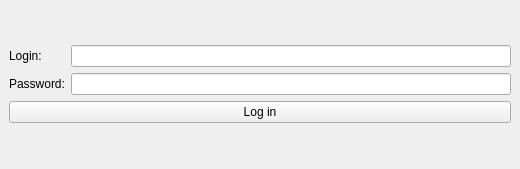
<?xml version="1.0" encoding="UTF-8"?>
<ui version="4.0">
 <class>LoginWindow</class>
 <widget class="QMainWindow" name="LoginWindow">
  <property name="geometry">
   <rect>
    <x>0</x>
    <y>0</y>
    <width>520</width>
    <height>169</height>
   </rect>
  </property>
  <property name="minimumSize">
   <size>
    <width>520</width>
    <height>169</height>
   </size>
  </property>
  <property name="maximumSize">
   <size>
    <width>520</width>
    <height>169</height>
   </size>
  </property>
  <property name="windowTitle">
   <string>LoginWindow</string>
  </property>
  <widget class="QWidget" name="centralwidget">
   <layout class="QFormLayout" name="formLayout">
    <item row="1" column="0">
     <widget class="QLabel" name="label">
      <property name="text">
       <string>Login:</string>
      </property>
     </widget>
    </item>
    <item row="1" column="1">
     <widget class="QLineEdit" name="login"/>
    </item>
    <item row="2" column="0">
     <widget class="QLabel" name="label_2">
      <property name="text">
       <string>Password:</string>
      </property>
     </widget>
    </item>
    <item row="2" column="1">
     <widget class="QLineEdit" name="password">
      <property name="echoMode">
       <enum>QLineEdit::Password</enum>
      </property>
     </widget>
    </item>
    <item row="3" column="0" colspan="2">
     <widget class="QPushButton" name="btnLogIn">
      <property name="text">
       <string>Log in</string>
      </property>
     </widget>
    </item>
    <item row="0" column="0">
     <spacer name="verticalSpacer">
      <property name="orientation">
       <enum>Qt::Vertical</enum>
      </property>
      <property name="sizeHint" stdset="0">
       <size>
        <width>20</width>
        <height>40</height>
       </size>
      </property>
     </spacer>
    </item>
    <item row="4" column="0">
     <spacer name="verticalSpacer_2">
      <property name="orientation">
       <enum>Qt::Vertical</enum>
      </property>
      <property name="sizeHint" stdset="0">
       <size>
        <width>20</width>
        <height>40</height>
       </size>
      </property>
     </spacer>
    </item>
   </layout>
  </widget>
 </widget>
 <resources/>
 <connections>
  <connection>
   <sender>btnLogIn</sender>
   <signal>clicked()</signal>
   <receiver>LoginWindow</receiver>
   <slot>validateForm()</slot>
   <hints>
    <hint type="sourcelabel">
     <x>292</x>
     <y>132</y>
    </hint>
    <hint type="destinationlabel">
     <x>475</x>
     <y>171</y>
    </hint>
   </hints>
  </connection>
 </connections>
 <slots>
  <slot>validateForm()</slot>
 </slots>
</ui>
